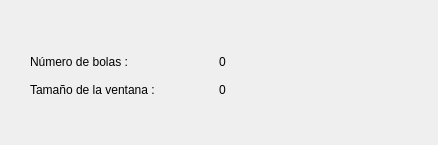
<?xml version="1.0" encoding="UTF-8"?>
<ui version="4.0">
 <class>Dialog</class>
 <widget class="QDialog" name="Dialog">
  <property name="geometry">
   <rect>
    <x>0</x>
    <y>0</y>
    <width>438</width>
    <height>145</height>
   </rect>
  </property>
  <property name="windowTitle">
   <string>Dialog</string>
  </property>
  <widget class="QWidget" name="">
   <property name="geometry">
    <rect>
     <x>30</x>
     <y>50</y>
     <width>371</width>
     <height>51</height>
    </rect>
   </property>
   <layout class="QHBoxLayout" name="horizontalLayout">
    <item>
     <layout class="QVBoxLayout" name="verticalLayout">
      <item>
       <widget class="QLabel" name="label">
        <property name="text">
         <string>Número de bolas :</string>
        </property>
       </widget>
      </item>
      <item>
       <widget class="QLabel" name="label_2">
        <property name="text">
         <string>Tamaño de la ventana :</string>
        </property>
       </widget>
      </item>
     </layout>
    </item>
    <item>
     <layout class="QVBoxLayout" name="verticalLayout_2">
      <item>
       <widget class="QLabel" name="nBolas">
        <property name="text">
         <string>0</string>
        </property>
       </widget>
      </item>
      <item>
       <widget class="QLabel" name="tVentana">
        <property name="text">
         <string>0</string>
        </property>
       </widget>
      </item>
     </layout>
    </item>
   </layout>
  </widget>
 </widget>
 <resources/>
 <connections/>
</ui>
